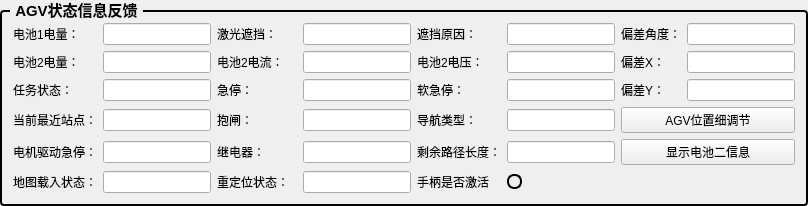
         <widget class="QGroupBox" name="groupBox_35">
          <property name="font">
           <font>
            <family>Microsoft YaHei UI</family>
            <pointsize>11</pointsize>
            <bold>true</bold>
           </font>
          </property>
          <property name="styleSheet">
           <string notr="true">QGroupBox {
    border: 2px solid #000000; /* 2px宽的黑色边框，可根据需要调整粗细和颜色 */
    border-radius: 4px; /* 可选：添加边框圆角 */
    margin-top: 10px; /* 为标题留出空间 */
}
QGroupBox::title {
    subcontrol-origin: margin;
    subcontrol-position: top left; /* 标题位置 */
    left: 10px; /* 标题左侧间距 */
    padding: 0 3px 0 3px; /* 标题文字周围留白 */
}</string>
          </property>
          <property name="title">
           <string>AGV状态信息反馈</string>
          </property>
          <layout class="QGridLayout" name="gridLayout_28">
           <item row="2" column="7">
            <widget class="QLineEdit" name="tag_diff_y"/>
           </item>
           <item row="0" column="6">
            <widget class="QLabel" name="label_155">
             <property name="text">
              <string>偏差角度：</string>
             </property>
            </widget>
           </item>
           <item row="7" column="5">
            <widget class="QLabel" name="lbl_handle">
             <property name="sizePolicy">
              <sizepolicy hsizetype="Preferred" vsizetype="Maximum">
               <horstretch>0</horstretch>
               <verstretch>0</verstretch>
              </sizepolicy>
             </property>
             <property name="minimumSize">
              <size>
               <width>15</width>
               <height>15</height>
              </size>
             </property>
             <property name="maximumSize">
              <size>
               <width>15</width>
               <height>15</height>
              </size>
             </property>
             <property name="styleSheet">
              <string notr="true">border-radius: 7px; 
border: 2px solid black; </string>
             </property>
             <property name="text">
              <string/>
             </property>
            </widget>
           </item>
           <item row="1" column="3">
            <widget class="QLineEdit" name="packTotalCurrent">
             <property name="sizePolicy">
              <sizepolicy hsizetype="Expanding" vsizetype="Preferred">
               <horstretch>0</horstretch>
               <verstretch>0</verstretch>
              </sizepolicy>
             </property>
            </widget>
           </item>
           <item row="0" column="7">
            <widget class="QLineEdit" name="tag_diff_angle"/>
           </item>
           <item row="5" column="4">
            <widget class="QLabel" name="label_148">
             <property name="text">
              <string>剩余路径长度：</string>
             </property>
            </widget>
           </item>
           <item row="1" column="5">
            <widget class="QLineEdit" name="packTotalVoltage">
             <property name="sizePolicy">
              <sizepolicy hsizetype="Expanding" vsizetype="Preferred">
               <horstretch>0</horstretch>
               <verstretch>0</verstretch>
              </sizepolicy>
             </property>
            </widget>
           </item>
           <item row="0" column="1">
            <widget class="QLineEdit" name="lineEdit_batt_level">
             <property name="sizePolicy">
              <sizepolicy hsizetype="Expanding" vsizetype="Preferred">
               <horstretch>0</horstretch>
               <verstretch>0</verstretch>
              </sizepolicy>
             </property>
            </widget>
           </item>
           <item row="2" column="0">
            <widget class="QLabel" name="label_140">
             <property name="text">
              <string>任务状态：</string>
             </property>
            </widget>
           </item>
           <item row="5" column="0">
            <widget class="QLabel" name="label_149">
             <property name="text">
              <string>电机驱动急停：</string>
             </property>
            </widget>
           </item>
           <item row="7" column="2">
            <widget class="QLabel" name="label_166">
             <property name="text">
              <string>重定位状态：</string>
             </property>
            </widget>
           </item>
           <item row="7" column="0">
            <widget class="QLabel" name="label_165">
             <property name="text">
              <string>地图载入状态：</string>
             </property>
            </widget>
           </item>
           <item row="4" column="0">
            <widget class="QLabel" name="label_144">
             <property name="text">
              <string>当前最近站点：</string>
             </property>
            </widget>
           </item>
           <item row="4" column="3">
            <widget class="QLineEdit" name="lineEdit_brake"/>
           </item>
           <item row="2" column="6">
            <widget class="QLabel" name="label_164">
             <property name="text">
              <string>偏差Y：</string>
             </property>
            </widget>
           </item>
           <item row="5" column="1">
            <widget class="QLineEdit" name="lineEdit_driver_emc"/>
           </item>
           <item row="1" column="0">
            <widget class="QLabel" name="label_137">
             <property name="sizePolicy">
              <sizepolicy hsizetype="Minimum" vsizetype="Preferred">
               <horstretch>0</horstretch>
               <verstretch>0</verstretch>
              </sizepolicy>
             </property>
             <property name="minimumSize">
              <size>
               <width>80</width>
               <height>0</height>
              </size>
             </property>
             <property name="text">
              <string>电池2电量：</string>
             </property>
             <property name="scaledContents">
              <bool>false</bool>
             </property>
            </widget>
           </item>
           <item row="1" column="7">
            <widget class="QLineEdit" name="tag_diff_x"/>
           </item>
           <item row="2" column="2">
            <widget class="QLabel" name="label_141">
             <property name="text">
              <string>急停：</string>
             </property>
            </widget>
           </item>
           <item row="7" column="1">
            <widget class="QLineEdit" name="lineEdit_loadmap_status"/>
           </item>
           <item row="4" column="1">
            <widget class="QLineEdit" name="lineEdit_current_station"/>
           </item>
           <item row="0" column="2">
            <widget class="QLabel" name="label_138">
             <property name="text">
              <string>激光遮挡：</string>
             </property>
            </widget>
           </item>
           <item row="4" column="2">
            <widget class="QLabel" name="label_145">
             <property name="text">
              <string>抱闸：</string>
             </property>
            </widget>
           </item>
           <item row="1" column="4">
            <widget class="QLabel" name="label_154">
             <property name="sizePolicy">
              <sizepolicy hsizetype="Minimum" vsizetype="Preferred">
               <horstretch>0</horstretch>
               <verstretch>0</verstretch>
              </sizepolicy>
             </property>
             <property name="minimumSize">
              <size>
               <width>80</width>
               <height>0</height>
              </size>
             </property>
             <property name="text">
              <string>电池2电压：</string>
             </property>
             <property name="scaledContents">
              <bool>false</bool>
             </property>
            </widget>
           </item>
           <item row="2" column="3">
            <widget class="QLineEdit" name="lineEdit_emergency"/>
           </item>
           <item row="1" column="1">
            <widget class="QLineEdit" name="remainingmAh">
             <property name="sizePolicy">
              <sizepolicy hsizetype="Expanding" vsizetype="Preferred">
               <horstretch>0</horstretch>
               <verstretch>0</verstretch>
              </sizepolicy>
             </property>
            </widget>
           </item>
           <item row="1" column="6">
            <widget class="QLabel" name="label_160">
             <property name="text">
              <string>偏差X：</string>
             </property>
            </widget>
           </item>
           <item row="0" column="4">
            <widget class="QLabel" name="label_139">
             <property name="text">
              <string>遮挡原因：</string>
             </property>
            </widget>
           </item>
           <item row="2" column="1">
            <widget class="QLineEdit" name="lineEdit_taskStatus"/>
           </item>
           <item row="7" column="4">
            <widget class="QLabel" name="label_152">
             <property name="text">
              <string>手柄是否激活</string>
             </property>
            </widget>
           </item>
           <item row="4" column="4">
            <widget class="QLabel" name="label_147">
             <property name="text">
              <string>导航类型：</string>
             </property>
            </widget>
           </item>
           <item row="0" column="0">
            <widget class="QLabel" name="label_136">
             <property name="sizePolicy">
              <sizepolicy hsizetype="Minimum" vsizetype="Preferred">
               <horstretch>0</horstretch>
               <verstretch>0</verstretch>
              </sizepolicy>
             </property>
             <property name="minimumSize">
              <size>
               <width>80</width>
               <height>0</height>
              </size>
             </property>
             <property name="text">
              <string>电池1电量：</string>
             </property>
             <property name="scaledContents">
              <bool>false</bool>
             </property>
            </widget>
           </item>
           <item row="2" column="4">
            <widget class="QLabel" name="label_142">
             <property name="text">
              <string>软急停：</string>
             </property>
            </widget>
           </item>
           <item row="0" column="5">
            <widget class="QLineEdit" name="lineEdit_block_reason"/>
           </item>
           <item row="5" column="3">
            <widget class="QLineEdit" name="lineEdit_electric"/>
           </item>
           <item row="0" column="3">
            <widget class="QLineEdit" name="lineEdit_agv_blocked"/>
           </item>
           <item row="5" column="2">
            <widget class="QLabel" name="label_151">
             <property name="text">
              <string>继电器：</string>
             </property>
            </widget>
           </item>
           <item row="4" column="5">
            <widget class="QLineEdit" name="lineEdit_task_type"/>
           </item>
           <item row="1" column="2">
            <widget class="QLabel" name="label_143">
             <property name="sizePolicy">
              <sizepolicy hsizetype="Minimum" vsizetype="Preferred">
               <horstretch>0</horstretch>
               <verstretch>0</verstretch>
              </sizepolicy>
             </property>
             <property name="minimumSize">
              <size>
               <width>80</width>
               <height>0</height>
              </size>
             </property>
             <property name="text">
              <string>电池2电流：</string>
             </property>
             <property name="scaledContents">
              <bool>false</bool>
             </property>
            </widget>
           </item>
           <item row="5" column="5">
            <widget class="QLineEdit" name="lineEdit_target_dist"/>
           </item>
           <item row="7" column="3">
            <widget class="QLineEdit" name="lineEdit_reloc_status"/>
           </item>
           <item row="2" column="5">
            <widget class="QLineEdit" name="lineEdit_soft_emc"/>
           </item>
           <item row="4" column="6" colspan="2">
            <widget class="QPushButton" name="btn_AGVPositionAdjust">
             <property name="sizePolicy">
              <sizepolicy hsizetype="Maximum" vsizetype="Fixed">
               <horstretch>0</horstretch>
               <verstretch>0</verstretch>
              </sizepolicy>
             </property>
             <property name="minimumSize">
              <size>
               <width>50</width>
               <height>0</height>
              </size>
             </property>
             <property name="maximumSize">
              <size>
               <width>180</width>
               <height>16777215</height>
              </size>
             </property>
             <property name="text">
              <string>AGV位置细调节</string>
             </property>
            </widget>
           </item>
           <item row="5" column="6" colspan="2">
            <widget class="QPushButton" name="btn_Battery2">
             <property name="sizePolicy">
              <sizepolicy hsizetype="Maximum" vsizetype="Fixed">
               <horstretch>0</horstretch>
               <verstretch>0</verstretch>
              </sizepolicy>
             </property>
             <property name="minimumSize">
              <size>
               <width>50</width>
               <height>0</height>
              </size>
             </property>
             <property name="maximumSize">
              <size>
               <width>180</width>
               <height>16777215</height>
              </size>
             </property>
             <property name="text">
              <string>显示电池二信息</string>
             </property>
            </widget>
           </item>
          </layout>
         </widget>
